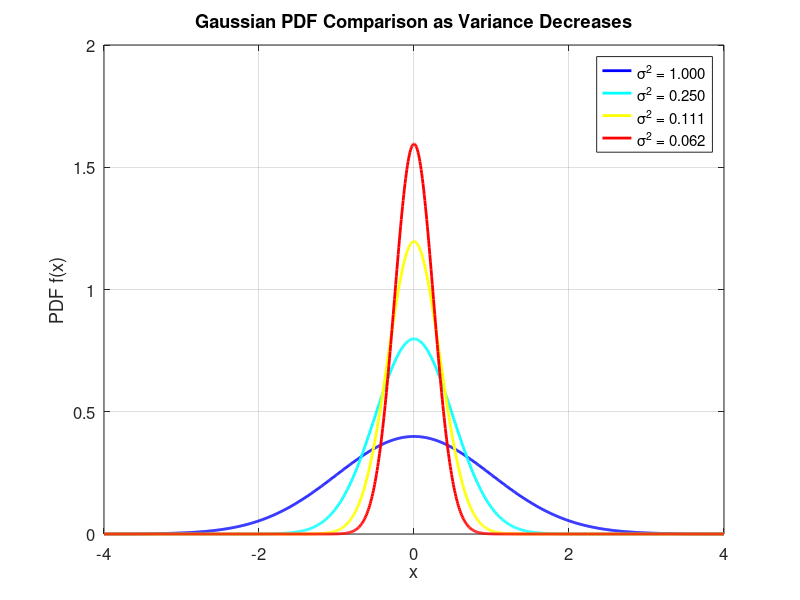
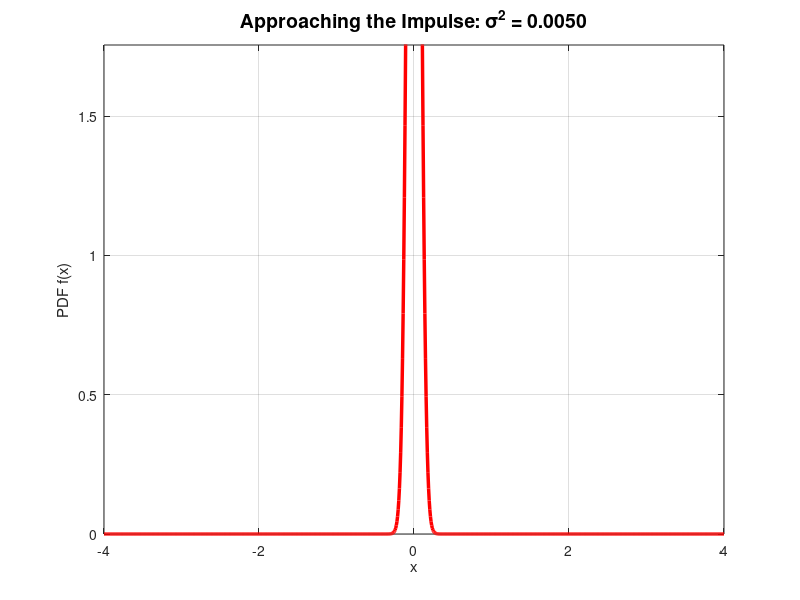
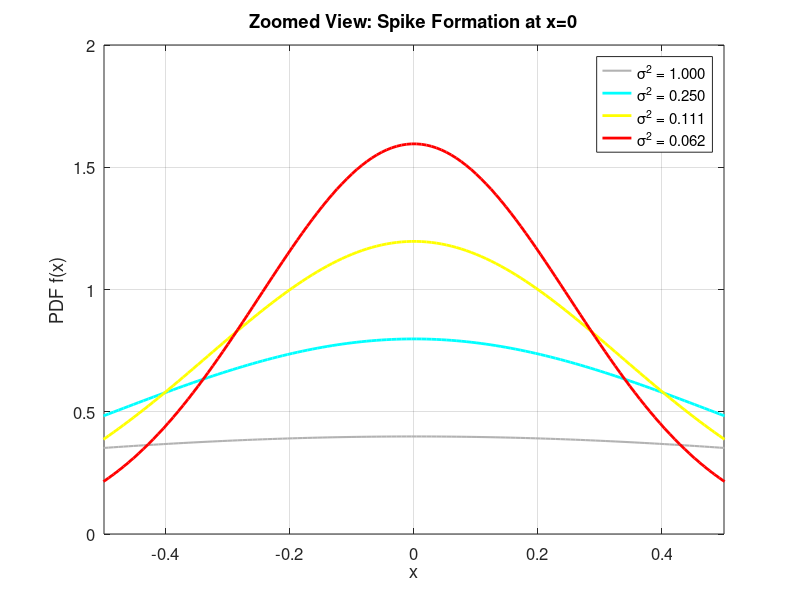
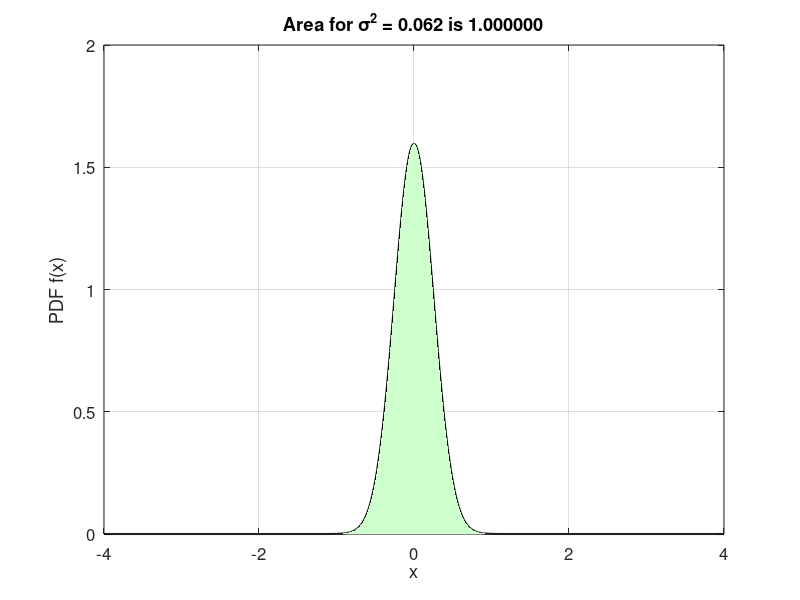

Recreate these plots in MATLAB, in order.
%Aayank Singhai

clear all;
close all;
clc;

domain = linspace(-4, 4, 1000);
varList = [1, 0.25, 1/9, 1/16];
numCurves = numel(varList);

pdfData = zeros(numCurves, numel(domain));

gaussianPDF = @(x_vec, v) (1./sqrt(2*pi*v)) .* exp(-(x_vec.^2)./(2*v));

integralAreas = zeros(numCurves, 1);
for i = 1:numCurves
    currentVar = varList(i);
    pdfData(i, :) = gaussianPDF(domain, currentVar);
    integralAreas(i) = trapz(domain, pdfData(i, :));
end

disp('--- Numerical Integration Check ---');
disp('Variance      | Area');
disp('---------------------------------');
for i = 1:numCurves
    fprintf('Var: %-7.4f | Area: %-7.6f\n', varList(i), integralAreas(i));
end

figure(1);
set(gcf, 'Color', 'w', 'Position', [100 100 900 450]);
colorMap = jet(numCurves);

hold on;
for i = 1:numCurves
    plot(domain, pdfData(i, :), 'LineWidth', 2, 'Color', colorMap(i,:));
end
hold off;

legendEntries = arrayfun(@(v) sprintf('\\sigma^2 = %.3f', v), varList, 'UniformOutput', false);
legend(legendEntries, 'Location', 'northeast');
xlabel('x');
ylabel('PDF f(x)');
title('Gaussian PDF Comparison as Variance Decreases');
grid on;
box on;
set(gca,'FontSize',12);

figure(2);
set(gcf, 'Color', 'w', 'Position', [200 200 700 450]);

animVarList = [linspace(1, 0.1, 15), 0.08, 0.05, 0.02, 0.01, 0.005];

for v = animVarList
    y_anim = gaussianPDF(domain, v);
    
    plot(domain, y_anim, 'LineWidth', 2.5, 'Color', 'r'); 
    
    ylim([0 max(pdfData(:))*1.1]); 
    xlim([domain(1) domain(end)]);
    
    title(sprintf('Approaching the Impulse: \\sigma^2 = %.4f', v), 'FontSize', 14);
    xlabel('x');
    ylabel('PDF f(x)');
    grid on;
    
    drawnow;
    pause(0.25);
end

figure(3);
set(gcf, 'Color', 'w', 'Position', [300 300 700 450]);

plot(domain, pdfData(1,:), 'LineWidth', 1.5, 'Color', [0.7 0.7 0.7]);
hold on;
for i = 2:numCurves
    plot(domain, pdfData(i,:), 'LineWidth', 2, 'Color', colorMap(i,:));
end
hold off;

xlim([-0.5 0.5]);
legend(legendEntries, 'Location', 'northeast');
xlabel('x');
ylabel('PDF f(x)');
title('Zoomed View: Spike Formation at x=0');
grid on;
box on;
set(gca,'FontSize',12);

figure(4);
set(gcf, 'Color', 'w', 'Position', [400 400 700 450]);

smallestVarIdx = numCurves;
y_smallest = pdfData(smallestVarIdx, :);

plot(domain, y_smallest, 'k', 'LineWidth', 1.5);
hold on;

fill(domain, y_smallest, [0.8 1 0.8], 'EdgeColor', 'none');

xlabel('x');
ylabel('PDF f(x)');
title(sprintf('Area for \\sigma^2 = %.3f is %.6f', ...
    varList(smallestVarIdx), integralAreas(smallestVarIdx)), 'FontSize', 12);
grid on;
set(gca,'FontSize',12);